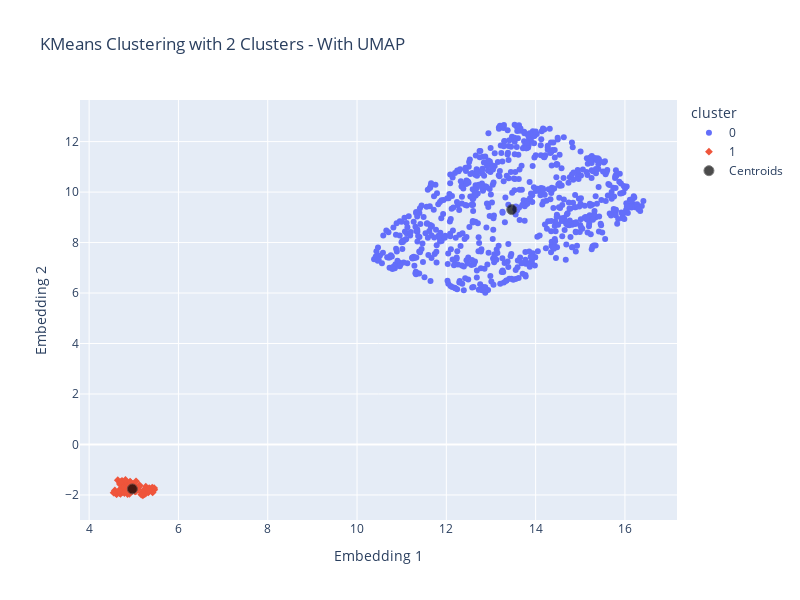

The notebook cell this image was saved under:
### Markdown cell above
Como se pode analisar, os seguintes clusters estão bastante bem definidos e isolados.<br/>
Os clusters separam os Pokémons por Lendário ou não Lendário, separando muito bem estas duas classificações de Pokémons.

### Code cell
# Get the centroids
centers = model.cluster_centers_

# Plot using Plotly Express
fig = px.scatter(df_umap, x=df_umap['Embedding 1'], y=df_umap['Embedding 2'], color='cluster', symbol='cluster',
                 title=f'KMeans Clustering with {num_clusters} Clusters - With UMAP',
                 color_continuous_scale=px.colors.qualitative.Vivid, width=800, height=600,hover_data=['Name', 'Total', 'Type 1', 'Type 2', 'Legendary'])

# Add centroids as scatter points
centroid_fig = fig.add_scatter(x=centers[:, 0], y=centers[:, 1], mode='markers',
                               marker=dict(size=10, color='black', symbol='circle', line=dict(width=1)), name = 'Centroids', opacity = 0.7)

# Show the plot with centroids
centroid_fig.show()

### Figure 1 — Plotly figure (JSON) as saved in the notebook; plotly's stock layout.template omitted (floating-point values rounded to 4 significant figures; data arrays with more than 128 entries replaced by an {"elided": "..."} marker saying what was removed)
{"data": [{"customdata": {"elided": "735x5 mixed values"}, "hovertemplate": "cluster=0<br>Embedding 1=%{x}<br>Embedding 2=%{y}<br>Name=%{customdata[0]}<br>Total=%{customdata[1]}<br>Type 1=%{customdata[2]}<br>Type 2=%{customdata[3]}<br>Legendary=%{customdata[4]}<extra></extra>", "legendgroup": "0", "marker": {"color": "#636efa", "symbol": "circle"}, "mode": "markers", "name": "0", "orientation": "v", "showlegend": true, "type": "scatter", "x": {"elided": "735 float values"}, "xaxis": "x", "y": {"elided": "735 float values"}, "yaxis": "y"}, {"customdata": {"elided": "65x5 mixed values"}, "hovertemplate": "cluster=1<br>Embedding 1=%{x}<br>Embedding 2=%{y}<br>Name=%{customdata[0]}<br>Total=%{customdata[1]}<br>Type 1=%{customdata[2]}<br>Type 2=%{customdata[3]}<br>Legendary=%{customdata[4]}<extra></extra>", "legendgroup": "1", "marker": {"color": "#EF553B", "symbol": "diamond"}, "mode": "markers", "name": "1", "orientation": "v", "showlegend": true, "type": "scatter", "x": [4.825, 5.09, 5.027, 4.863, 4.763, 4.741, 5.181, 5.045, 4.618, 4.727, 4.957, 4.679, 4.587, 4.581, 5.204, 5.197, 5.244, 5.269, 4.576, 4.699, 4.861, 4.84, 5.266, 5.101, 4.611, 4.703, 4.871, 4.548, 4.757, 4.709, 4.677, 4.793, 4.688, 4.696, 5.168, 4.902, 4.98, 5.131, 5.327, 4.898, 5.033, 4.79, 4.845, 4.833, 4.755, 4.927, 5.226, 5.078, 5.269, 5.285, 5.36, 5.345, 5.051, 4.916, 5.459, 5.456, 5.402, 5.401, 5.413, 5.422, 4.641, 4.717, 4.736, 4.814, 5.345], "xaxis": "x", "y": [-1.728, -1.774, -1.858, -1.805, -1.803, -1.888, -1.91, -1.863, -1.969, -1.78, -1.734, -1.924, -1.889, -1.916, -2.012, -1.97, -1.971, -1.933, -1.822, -1.9, -1.963, -1.739, -1.794, -1.702, -1.955, -1.957, -1.652, -1.909, -1.861, -1.754, -1.83, -1.698, -1.526, -1.584, -1.985, -1.961, -1.58, -1.621, -1.9, -1.856, -1.63, -1.924, -1.513, -1.476, -1.491, -1.493, -1.807, -1.773, -1.674, -1.731, -1.756, -1.735, -1.46, -1.475, -1.792, -1.729, -1.787, -1.813, -1.707, -1.899, -1.416, -1.472, -1.442, -1.405, -1.821], "yaxis": "y"}, {"marker": {"color": "black", "line": {"width": 1}, "size": 10, "symbol": "circle"}, "mode": "markers", "name": "Centroids", "opacity": 0.7, "type": "scatter", "x": [13.46, 4.968], "y": [9.305, -1.762]}], "layout": {"height": 600, "legend": {"title": {"text": "cluster"}, "tracegroupgap": 0}, "title": {"text": "KMeans Clustering with 2 Clusters - With UMAP"}, "width": 800, "xaxis": {"anchor": "y", "domain": [0, 1], "title": {"text": "Embedding 1"}}, "yaxis": {"anchor": "x", "domain": [0, 1], "title": {"text": "Embedding 2"}}}}
